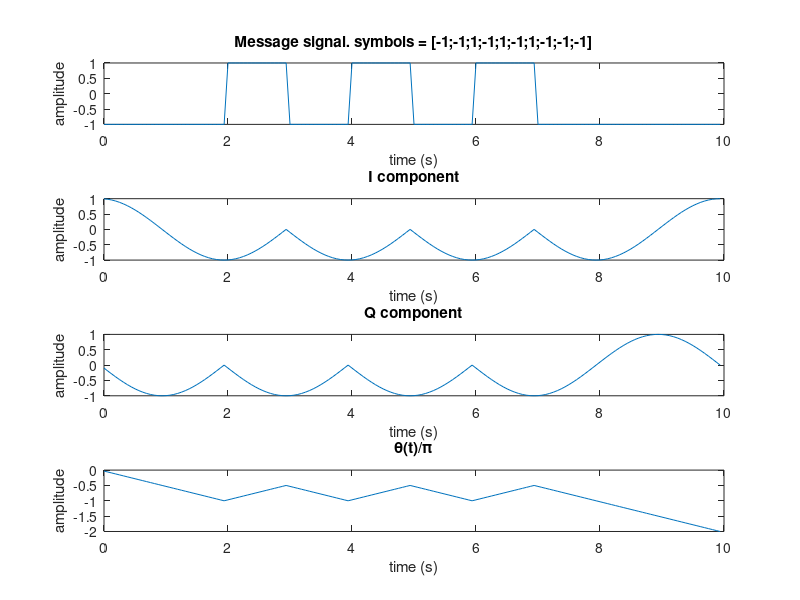

This chart was generated by the following MATLAB code:
oversampling_factor = 16;

%for a pulse with amplitude one, the max frequency deviation is given by kf
kf=0.25;

%increase the oversampling factor if kf (and hence frequency deviation, and hence bw of FM s 
oversampling_factor = ceil(max(kf,1)*oversampling_factor);

ts=1/oversampling_factor;%sampling time

nsamples = ceil(1/ts);
pulse = ones(nsamples,1); %rectangular pulse

nsymbols =10;
symbols=zeros(nsymbols,1);

%random symbol sequence
symbols = sign(rand(nsymbols,1)-0.5);

symbols

%generate digitally modulated message
nsymbols_upsampled=1+(nsymbols-1)*nsamples;
symbols_upsampled=zeros(nsymbols_upsampled,1);
symbols_upsampled(1:nsamples:nsymbols_upsampled)=symbols;

message = conv(symbols_upsampled,pulse);
%FM signal phase obtained by integrating the message

theta = 2*pi*kf*ts*cumsum(message);
cenvelope=exp(j*theta);

L=length(cenvelope);
time=(0:L-1)*ts;

Icomponent = real(cenvelope);
Qcomponent= imag(cenvelope);

subplot(4, 1, 1);
%plot Message
plot(time, message);
title(["Message signal. symbols = ", mat2str(symbols)]);
xlabel("time (s)");
ylabel("amplitude");

subplot(4, 1, 2);
%plot I component
plot(time,Icomponent);
title("I component");
xlabel("time (s)");
ylabel("amplitude");

subplot(4, 1, 3);
%plot Q component
plot(time, Qcomponent);
title("Q component");
xlabel("time (s)");
ylabel("amplitude");

subplot(4, 1, 4);
%plot theta
plot(time, theta./pi);
title(["\\theta", "(t)/", "\\pi"]);
xlabel("time (s)");
ylabel("amplitude");

print -dpng 1.png

